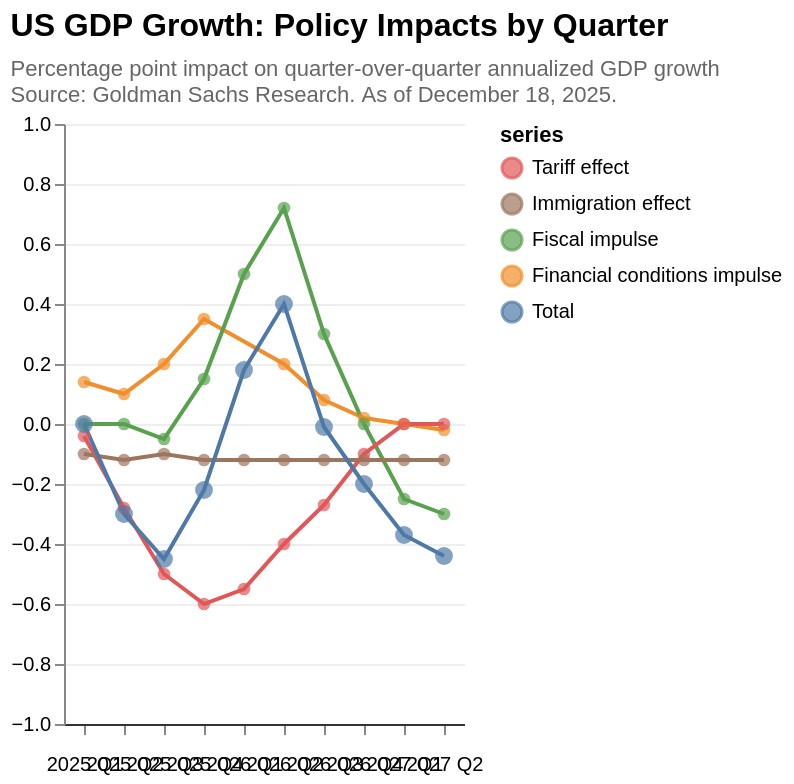

Express this chart as Vega-Lite.
### Vega-Lite specification from a JSON file in a GitHub repository (floating-point values rounded to 4 significant figures)
{"$schema": "https://vega.github.io/schema/vega-lite/v5.json", "title": {"text": "US GDP Growth: Policy Impacts by Quarter", "subtitle": ["Percentage point impact on quarter-over-quarter annualized GDP growth", "Source: Goldman Sachs Research. As of December 18, 2025."], "anchor": "start", "fontSize": 16, "fontWeight": "bold", "subtitleFontSize": 11, "subtitleColor": "#666", "subtitlePadding": 8}, "width": "container", "height": "container", "background": "white", "data": {"values": [{"order": 1, "quarter": "2025 Q1", "series": "Financial conditions impulse", "value": 0.14}, {"order": 1, "quarter": "2025 Q1", "series": "Fiscal impulse", "value": 0.0}, {"order": 1, "quarter": "2025 Q1", "series": "Tariff effect", "value": -0.04}, {"order": 1, "quarter": "2025 Q1", "series": "Immigration effect", "value": -0.1}, {"order": 1, "quarter": "2025 Q1", "series": "Total", "value": 0.0}, {"order": 2, "quarter": "2025 Q2", "series": "Financial conditions impulse", "value": 0.1}, {"order": 2, "quarter": "2025 Q2", "series": "Fiscal impulse", "value": 0.0}, {"order": 2, "quarter": "2025 Q2", "series": "Tariff effect", "value": -0.28}, {"order": 2, "quarter": "2025 Q2", "series": "Immigration effect", "value": -0.12}, {"order": 2, "quarter": "2025 Q2", "series": "Total", "value": -0.3}, {"order": 3, "quarter": "2025 Q3", "series": "Financial conditions impulse", "value": 0.2}, {"order": 3, "quarter": "2025 Q3", "series": "Tariff effect", "value": -0.5}, {"order": 3, "quarter": "2025 Q3", "series": "Immigration effect", "value": -0.1}, {"order": 3, "quarter": "2025 Q3", "series": "Fiscal impulse", "value": -0.05}, {"order": 3, "quarter": "2025 Q3", "series": "Total", "value": -0.45}, {"order": 4, "quarter": "2025 Q4", "series": "Financial conditions impulse", "value": 0.35}, {"order": 4, "quarter": "2025 Q4", "series": "Fiscal impulse", "value": 0.15}, {"order": 4, "quarter": "2025 Q4", "series": "Tariff effect", "value": -0.6}, {"order": 4, "quarter": "2025 Q4", "series": "Immigration effect", "value": -0.12}, {"order": 4, "quarter": "2025 Q4", "series": "Total", "value": -0.22}, {"order": 5, "quarter": "2026 Q1", "series": "Financial conditions", "value": 0.35}, {"order": 5, "quarter": "2026 Q1", "series": "Fiscal impulse", "value": 0.5}, {"order": 5, "quarter": "2026 Q1", "series": "Tariff effect", "value": -0.55}, {"order": 5, "quarter": "2026 Q1", "series": "Immigration effect", "value": -0.12}, {"order": 5, "quarter": "2026 Q1", "series": "Total", "value": 0.18}, {"order": 6, "quarter": "2026 Q2", "series": "Financial conditions impulse", "value": 0.2}, {"order": 6, "quarter": "2026 Q2", "series": "Fiscal impulse", "value": 0.72}, {"order": 6, "quarter": "2026 Q2", "series": "Tariff effect", "value": -0.4}, {"order": 6, "quarter": "2026 Q2", "series": "Immigration effect", "value": -0.12}, {"order": 6, "quarter": "2026 Q2", "series": "Total", "value": 0.4}, {"order": 7, "quarter": "2026 Q3", "series": "Financial conditions impulse", "value": 0.08}, {"order": 7, "quarter": "2026 Q3", "series": "Fiscal impulse", "value": 0.3}, {"order": 7, "quarter": "2026 Q3", "series": "Tariff effect", "value": -0.27}, {"order": 7, "quarter": "2026 Q3", "series": "Immigration effect", "value": -0.12}, {"order": 7, "quarter": "2026 Q3", "series": "Total", "value": -0.01}, {"order": 8, "quarter": "2026 Q4", "series": "Financial conditions impulse", "value": 0.02}, {"order": 8, "quarter": "2026 Q4", "series": "Fiscal impulse", "value": 0.0}, {"order": 8, "quarter": "2026 Q4", "series": "Tariff effect", "value": -0.1}, {"order": 8, "quarter": "2026 Q4", "series": "Immigration effect", "value": -0.12}, {"order": 8, "quarter": "2026 Q4", "series": "Total", "value": -0.2}, {"order": 9, "quarter": "2027 Q1", "series": "Financial conditions impulse", "value": 0.0}, {"order": 9, "quarter": "2027 Q1", "series": "Fiscal impulse", "value": -0.25}, {"order": 9, "quarter": "2027 Q1", "series": "Tariff effect", "value": 0.0}, {"order": 9, "quarter": "2027 Q1", "series": "Immigration effect", "value": -0.12}, {"order": 9, "quarter": "2027 Q1", "series": "Total", "value": -0.37}, {"order": 10, "quarter": "2027 Q2", "series": "Financial conditions impulse", "value": -0.02}, {"order": 10, "quarter": "2027 Q2", "series": "Fiscal impulse", "value": -0.3}, {"order": 10, "quarter": "2027 Q2", "series": "Tariff effect", "value": 0.0}, {"order": 10, "quarter": "2027 Q2", "series": "Immigration effect", "value": -0.12}, {"order": 10, "quarter": "2027 Q2", "series": "Total", "value": -0.44}]}, "encoding": {"x": {"field": "quarter", "type": "ordinal", "sort": ["2025 Q1", "2025 Q2", "2025 Q3", "2025 Q4", "2026 Q1", "2026 Q2", "2026 Q3", "2026 Q4", "2027 Q1", "2027 Q2"], "axis": {"title": null, "labelAngle": 0, "labelFontSize": 10, "labelPadding": 10, "domain": true, "domainColor": "#333"}}}, "layer": [{"params": [{"name": "highlight", "select": {"type": "point", "fields": ["series"], "on": "pointerover", "clear": "pointerout"}}], "mark": {"type": "line", "strokeWidth": 2}, "encoding": {"y": {"field": "value", "type": "quantitative", "axis": {"title": null, "grid": true, "gridColor": "#eee", "labelFontSize": 10}, "scale": {"domain": [-1, 1]}}, "color": {"condition": {"param": "highlight", "field": "series", "type": "nominal", "scale": {"domain": ["Tariff effect", "Immigration effect", "Fiscal impulse", "Financial conditions impulse", "Total"], "range": ["#e15759", "#9c755f", "#59a14f", "#f28e2b", "#4e79a7"]}}, "value": "#ddd", "legend": {"orient": "bottom", "direction": "horizontal", "title": null, "labelFontSize": 10, "symbolStrokeWidth": 2, "titleFontSize": 0}}, "strokeWidth": {"condition": {"test": "datum.series === 'Total'", "value": 5}, "value": 2}, "tooltip": [{"field": "series", "type": "nominal", "title": "Effect"}, {"field": "quarter", "type": "ordinal", "title": "Quarter"}, {"field": "value", "type": "quantitative", "title": "Impact (pp)", "format": ".2f"}]}}, {"mark": {"type": "point", "filled": true, "size": 40}, "encoding": {"y": {"field": "value", "type": "quantitative"}, "color": {"condition": {"param": "highlight", "field": "series", "type": "nominal", "scale": {"domain": ["Tariff effect", "Immigration effect", "Fiscal impulse", "Financial conditions impulse", "Total"], "range": ["#e15759", "#9c755f", "#59a14f", "#f28e2b", "#4e79a7"]}}, "value": "#ddd"}, "size": {"condition": {"test": "datum.series === 'Total'", "value": 80}, "value": 40}}}], "config": {"view": {"stroke": null}, "axis": {"labelFont": "sans-serif", "titleFont": "sans-serif"}}}
